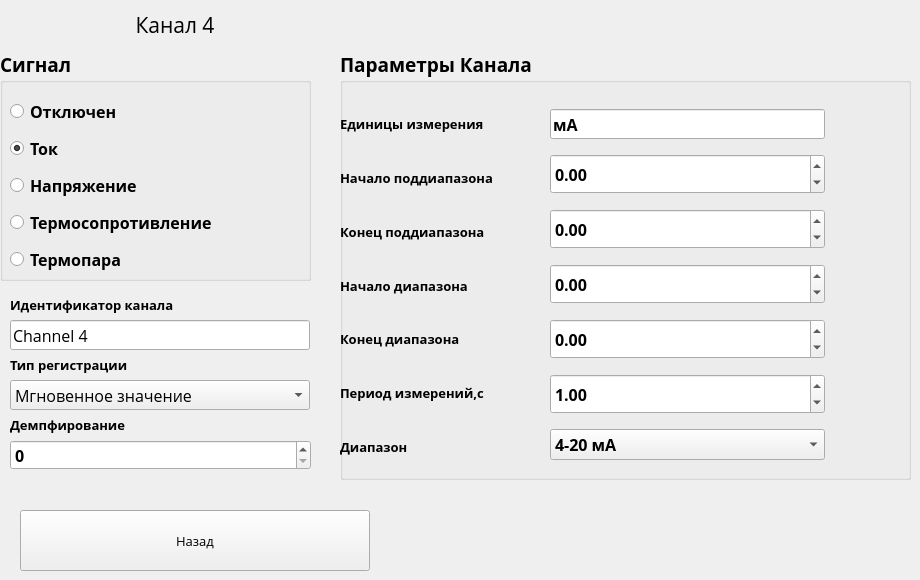
   <widget class="QWidget" name="Channel4">
    <widget class="QComboBox" name="RegType_Channel_4">
     <property name="geometry">
      <rect>
       <x>10</x>
       <y>380</y>
       <width>300</width>
       <height>30</height>
      </rect>
     </property>
     <property name="font">
      <font>
       <family>Open Sans</family>
       <pointsize>12</pointsize>
      </font>
     </property>
     <item>
      <property name="text">
       <string>Мгновенное значение</string>
      </property>
     </item>
     <item>
      <property name="text">
       <string>Среднее значение</string>
      </property>
     </item>
     <item>
      <property name="text">
       <string>Минимум</string>
      </property>
     </item>
     <item>
      <property name="text">
       <string>Максимум</string>
      </property>
     </item>
     <item>
      <property name="text">
       <string>Минимум + максимум</string>
      </property>
     </item>
    </widget>
    <widget class="QGroupBox" name="groupBox_7">
     <property name="geometry">
      <rect>
       <x>0</x>
       <y>50</y>
       <width>311</width>
       <height>231</height>
      </rect>
     </property>
     <property name="font">
      <font>
       <family>Open Sans</family>
       <pointsize>14</pointsize>
       <weight>75</weight>
       <bold>true</bold>
      </font>
     </property>
     <property name="title">
      <string>Сигнал</string>
     </property>
     <widget class="QWidget" name="layoutWidget_4">
      <property name="geometry">
       <rect>
        <x>10</x>
        <y>44</y>
        <width>296</width>
        <height>225</height>
       </rect>
      </property>
      <property name="font">
       <font>
        <family>Open Sans</family>
        <weight>75</weight>
        <bold>true</bold>
       </font>
      </property>
      <layout class="QVBoxLayout" name="verticalLayout_13">
       <property name="spacing">
        <number>5</number>
       </property>
       <item>
        <widget class="QRadioButton" name="ButonOtklChannel_4">
         <property name="font">
          <font>
           <family>Open Sans</family>
           <pointsize>12</pointsize>
           <weight>75</weight>
           <bold>true</bold>
          </font>
         </property>
         <property name="text">
          <string>Отключен                      </string>
         </property>
         <property name="checked">
          <bool>false</bool>
         </property>
         <attribute name="buttonGroup">
          <string notr="true">buttonGroup_4</string>
         </attribute>
        </widget>
       </item>
       <item>
        <widget class="QRadioButton" name="ButonTokChannel_4">
         <property name="font">
          <font>
           <family>Open Sans</family>
           <pointsize>12</pointsize>
           <weight>75</weight>
           <bold>true</bold>
          </font>
         </property>
         <property name="text">
          <string>Ток                                    </string>
         </property>
         <property name="checked">
          <bool>true</bool>
         </property>
         <attribute name="buttonGroup">
          <string notr="true">buttonGroup_4</string>
         </attribute>
        </widget>
       </item>
       <item>
        <widget class="QRadioButton" name="ButonNapryagenieChannel_4">
         <property name="font">
          <font>
           <family>Open Sans</family>
           <pointsize>12</pointsize>
           <weight>75</weight>
           <bold>true</bold>
          </font>
         </property>
         <property name="text">
          <string>Напряжение                     </string>
         </property>
         <attribute name="buttonGroup">
          <string notr="true">buttonGroup_4</string>
         </attribute>
        </widget>
       </item>
       <item>
        <widget class="QRadioButton" name="ButonResistorChannel_4">
         <property name="font">
          <font>
           <family>Open Sans</family>
           <pointsize>12</pointsize>
           <weight>75</weight>
           <bold>true</bold>
          </font>
         </property>
         <property name="text">
          <string>Термосопротивление</string>
         </property>
         <attribute name="buttonGroup">
          <string notr="true">buttonGroup_4</string>
         </attribute>
        </widget>
       </item>
       <item>
        <widget class="QRadioButton" name="ButonTermoparaChannel_4">
         <property name="font">
          <font>
           <family>Open Sans</family>
           <pointsize>12</pointsize>
           <weight>75</weight>
           <bold>true</bold>
          </font>
         </property>
         <property name="text">
          <string>Термопара                           </string>
         </property>
         <attribute name="buttonGroup">
          <string notr="true">buttonGroup_4</string>
         </attribute>
        </widget>
       </item>
       <item>
        <widget class="QRadioButton" name="ButonImpulseChannel_4">
         <property name="enabled">
          <bool>false</bool>
         </property>
         <property name="font">
          <font>
           <family>Open Sans</family>
           <pointsize>12</pointsize>
           <weight>75</weight>
           <bold>true</bold>
          </font>
         </property>
         <property name="text">
          <string>Счетчик Импульсов           </string>
         </property>
         <attribute name="buttonGroup">
          <string notr="true">buttonGroup_4</string>
         </attribute>
        </widget>
       </item>
      </layout>
     </widget>
    </widget>
    <widget class="QGroupBox" name="groupBox_8">
     <property name="geometry">
      <rect>
       <x>340</x>
       <y>50</y>
       <width>571</width>
       <height>430</height>
      </rect>
     </property>
     <property name="font">
      <font>
       <family>Open Sans</family>
       <pointsize>14</pointsize>
       <weight>75</weight>
       <bold>true</bold>
      </font>
     </property>
     <property name="toolTip">
      <string>&lt;html&gt;&lt;head/&gt;&lt;body&gt;&lt;p&gt;Нажмите на значение чтобы изменить&lt;/p&gt;&lt;/body&gt;&lt;/html&gt;</string>
     </property>
     <property name="title">
      <string>Параметры Канала</string>
     </property>
     <widget class="QWidget" name="layoutWidget_12">
      <property name="geometry">
       <rect>
        <x>210</x>
        <y>50</y>
        <width>275</width>
        <height>371</height>
       </rect>
      </property>
      <property name="font">
       <font>
        <family>Open Sans</family>
        <weight>75</weight>
        <bold>true</bold>
       </font>
      </property>
      <layout class="QVBoxLayout" name="verticalLayout_14">
       <item>
        <widget class="QLineEdit" name="UnitsChannel_4">
         <property name="minimumSize">
          <size>
           <width>100</width>
           <height>0</height>
          </size>
         </property>
         <property name="maximumSize">
          <size>
           <width>16777215</width>
           <height>30</height>
          </size>
         </property>
         <property name="font">
          <font>
           <family>Open Sans</family>
           <pointsize>12</pointsize>
           <weight>75</weight>
           <bold>true</bold>
          </font>
         </property>
         <property name="text">
          <string>мА</string>
         </property>
        </widget>
       </item>
       <item>
        <widget class="QDoubleSpinBox" name="NignPredelChannel_4">
         <property name="minimumSize">
          <size>
           <width>100</width>
           <height>40</height>
          </size>
         </property>
         <property name="font">
          <font>
           <family>Open Sans</family>
           <pointsize>12</pointsize>
           <weight>75</weight>
           <bold>true</bold>
          </font>
         </property>
         <property name="inputMethodHints">
          <set>Qt::ImhDigitsOnly|Qt::ImhMultiLine</set>
         </property>
         <property name="accelerated">
          <bool>true</bool>
         </property>
         <property name="decimals">
          <number>2</number>
         </property>
         <property name="minimum">
          <double>-300.000000000000000</double>
         </property>
         <property name="maximum">
          <double>1000.000000000000000</double>
         </property>
         <property name="singleStep">
          <double>0.010000000000000</double>
         </property>
        </widget>
       </item>
       <item>
        <widget class="QDoubleSpinBox" name="VerhnPredelChannel_4">
         <property name="minimumSize">
          <size>
           <width>100</width>
           <height>40</height>
          </size>
         </property>
         <property name="font">
          <font>
           <family>Open Sans</family>
           <pointsize>12</pointsize>
           <weight>75</weight>
           <bold>true</bold>
          </font>
         </property>
         <property name="accelerated">
          <bool>true</bool>
         </property>
         <property name="decimals">
          <number>2</number>
         </property>
         <property name="minimum">
          <double>-300.000000000000000</double>
         </property>
         <property name="maximum">
          <double>1000.000000000000000</double>
         </property>
         <property name="singleStep">
          <double>0.010000000000000</double>
         </property>
        </widget>
       </item>
       <item>
        <widget class="QDoubleSpinBox" name="NignPredIzmerChannel_4">
         <property name="minimumSize">
          <size>
           <width>100</width>
           <height>40</height>
          </size>
         </property>
         <property name="font">
          <font>
           <family>Open Sans</family>
           <pointsize>12</pointsize>
           <weight>75</weight>
           <bold>true</bold>
          </font>
         </property>
         <property name="accelerated">
          <bool>true</bool>
         </property>
         <property name="decimals">
          <number>2</number>
         </property>
         <property name="minimum">
          <double>-300.000000000000000</double>
         </property>
         <property name="maximum">
          <double>1000.000000000000000</double>
         </property>
         <property name="singleStep">
          <double>0.010000000000000</double>
         </property>
        </widget>
       </item>
       <item>
        <widget class="QDoubleSpinBox" name="VerhnPredIzmerChannel_4">
         <property name="minimumSize">
          <size>
           <width>100</width>
           <height>40</height>
          </size>
         </property>
         <property name="font">
          <font>
           <family>Open Sans</family>
           <pointsize>12</pointsize>
           <weight>75</weight>
           <bold>true</bold>
          </font>
         </property>
         <property name="accelerated">
          <bool>true</bool>
         </property>
         <property name="decimals">
          <number>2</number>
         </property>
         <property name="minimum">
          <double>-300.000000000000000</double>
         </property>
         <property name="maximum">
          <double>1000.000000000000000</double>
         </property>
         <property name="singleStep">
          <double>0.010000000000000</double>
         </property>
        </widget>
       </item>
       <item>
        <widget class="QDoubleSpinBox" name="PeriodIzmerChannel_4">
         <property name="minimumSize">
          <size>
           <width>100</width>
           <height>40</height>
          </size>
         </property>
         <property name="font">
          <font>
           <family>Open Sans</family>
           <pointsize>12</pointsize>
           <weight>75</weight>
           <bold>true</bold>
          </font>
         </property>
         <property name="accelerated">
          <bool>true</bool>
         </property>
         <property name="decimals">
          <number>2</number>
         </property>
         <property name="minimum">
          <double>0.050000000000000</double>
         </property>
         <property name="singleStep">
          <double>0.050000000000000</double>
         </property>
         <property name="value">
          <double>1.000000000000000</double>
         </property>
        </widget>
       </item>
       <item>
        <widget class="QComboBox" name="DiapasonChannel_4">
         <property name="font">
          <font>
           <pointsize>12</pointsize>
          </font>
         </property>
         <item>
          <property name="text">
           <string>4-20 мА</string>
          </property>
         </item>
         <item>
          <property name="text">
           <string>0-20 мА</string>
          </property>
         </item>
         <item>
          <property name="text">
           <string>0-5 мА</string>
          </property>
         </item>
        </widget>
       </item>
      </layout>
     </widget>
     <widget class="QWidget" name="layoutWidget_13">
      <property name="geometry">
       <rect>
        <x>0</x>
        <y>50</y>
        <width>200</width>
        <height>371</height>
       </rect>
      </property>
      <property name="font">
       <font>
        <family>Open Sans</family>
        <weight>75</weight>
        <bold>true</bold>
       </font>
      </property>
      <layout class="QVBoxLayout" name="verticalLayout_15">
       <item>
        <widget class="QLabel" name="label_50">
         <property name="font">
          <font>
           <family>Open Sans</family>
           <pointsize>10</pointsize>
           <weight>75</weight>
           <bold>true</bold>
          </font>
         </property>
         <property name="text">
          <string>Единицы измерения</string>
         </property>
        </widget>
       </item>
       <item>
        <widget class="QLabel" name="label_51">
         <property name="font">
          <font>
           <family>Open Sans</family>
           <pointsize>10</pointsize>
           <weight>75</weight>
           <bold>true</bold>
          </font>
         </property>
         <property name="text">
          <string>Начало поддиапазона</string>
         </property>
        </widget>
       </item>
       <item>
        <widget class="QLabel" name="label_52">
         <property name="font">
          <font>
           <family>Open Sans</family>
           <pointsize>10</pointsize>
           <weight>75</weight>
           <bold>true</bold>
          </font>
         </property>
         <property name="text">
          <string>Конец поддиапазона</string>
         </property>
        </widget>
       </item>
       <item>
        <widget class="QLabel" name="label_53">
         <property name="font">
          <font>
           <family>Open Sans</family>
           <pointsize>10</pointsize>
           <weight>75</weight>
           <bold>true</bold>
          </font>
         </property>
         <property name="text">
          <string>Начало диапазона</string>
         </property>
        </widget>
       </item>
       <item>
        <widget class="QLabel" name="label_54">
         <property name="font">
          <font>
           <family>Open Sans</family>
           <pointsize>10</pointsize>
           <weight>75</weight>
           <bold>true</bold>
          </font>
         </property>
         <property name="text">
          <string>Конец диапазона</string>
         </property>
        </widget>
       </item>
       <item>
        <widget class="QLabel" name="label_55">
         <property name="font">
          <font>
           <family>Open Sans</family>
           <pointsize>10</pointsize>
           <weight>75</weight>
           <bold>true</bold>
          </font>
         </property>
         <property name="text">
          <string>Период измерений,с</string>
         </property>
        </widget>
       </item>
       <item>
        <widget class="QLabel" name="label_56">
         <property name="font">
          <font>
           <family>Open Sans</family>
           <pointsize>10</pointsize>
           <weight>75</weight>
           <bold>true</bold>
          </font>
         </property>
         <property name="text">
          <string>Диапазон</string>
         </property>
        </widget>
       </item>
      </layout>
     </widget>
    </widget>
    <widget class="QLabel" name="label_65">
     <property name="geometry">
      <rect>
       <x>10</x>
       <y>290</y>
       <width>300</width>
       <height>30</height>
      </rect>
     </property>
     <property name="font">
      <font>
       <family>Open Sans</family>
       <pointsize>10</pointsize>
       <weight>75</weight>
       <bold>true</bold>
      </font>
     </property>
     <property name="text">
      <string>Идентификатор канала</string>
     </property>
    </widget>
    <widget class="QLabel" name="label_57">
     <property name="geometry">
      <rect>
       <x>0</x>
       <y>0</y>
       <width>350</width>
       <height>50</height>
      </rect>
     </property>
     <property name="font">
      <font>
       <family>Open Sans</family>
       <pointsize>16</pointsize>
      </font>
     </property>
     <property name="text">
      <string>Канал 4</string>
     </property>
     <property name="alignment">
      <set>Qt::AlignCenter</set>
     </property>
    </widget>
    <widget class="QLineEdit" name="Name_Channel_4">
     <property name="geometry">
      <rect>
       <x>10</x>
       <y>320</y>
       <width>300</width>
       <height>30</height>
      </rect>
     </property>
     <property name="maximumSize">
      <size>
       <width>16777215</width>
       <height>30</height>
      </size>
     </property>
     <property name="font">
      <font>
       <family>Open Sans</family>
       <pointsize>12</pointsize>
       <weight>50</weight>
       <bold>false</bold>
      </font>
     </property>
     <property name="text">
      <string>Channel 4</string>
     </property>
    </widget>
    <widget class="QLabel" name="label_66">
     <property name="geometry">
      <rect>
       <x>10</x>
       <y>350</y>
       <width>300</width>
       <height>30</height>
      </rect>
     </property>
     <property name="font">
      <font>
       <family>Open Sans</family>
       <pointsize>10</pointsize>
       <weight>75</weight>
       <bold>true</bold>
      </font>
     </property>
     <property name="text">
      <string>Тип регистрации</string>
     </property>
    </widget>
    <widget class="QPushButton" name="pushButton_29">
     <property name="geometry">
      <rect>
       <x>20</x>
       <y>510</y>
       <width>350</width>
       <height>61</height>
      </rect>
     </property>
     <property name="font">
      <font>
       <family>Open Sans</family>
       <pointsize>10</pointsize>
      </font>
     </property>
     <property name="text">
      <string>Назад</string>
     </property>
    </widget>
    <widget class="QSpinBox" name="DemphirChannel_4">
     <property name="geometry">
      <rect>
       <x>10</x>
       <y>440</y>
       <width>301</width>
       <height>30</height>
      </rect>
     </property>
     <property name="minimumSize">
      <size>
       <width>100</width>
       <height>30</height>
      </size>
     </property>
     <property name="font">
      <font>
       <family>Open Sans</family>
       <pointsize>12</pointsize>
       <weight>75</weight>
       <bold>true</bold>
      </font>
     </property>
     <property name="inputMethodHints">
      <set>Qt::ImhDigitsOnly|Qt::ImhMultiLine</set>
     </property>
     <property name="accelerated">
      <bool>true</bool>
     </property>
    </widget>
    <widget class="QLabel" name="label_71">
     <property name="geometry">
      <rect>
       <x>10</x>
       <y>410</y>
       <width>300</width>
       <height>30</height>
      </rect>
     </property>
     <property name="minimumSize">
      <size>
       <width>0</width>
       <height>30</height>
      </size>
     </property>
     <property name="font">
      <font>
       <family>Open Sans</family>
       <pointsize>10</pointsize>
       <weight>75</weight>
       <bold>true</bold>
      </font>
     </property>
     <property name="text">
      <string>Демпфирование</string>
     </property>
    </widget>
   </widget>
